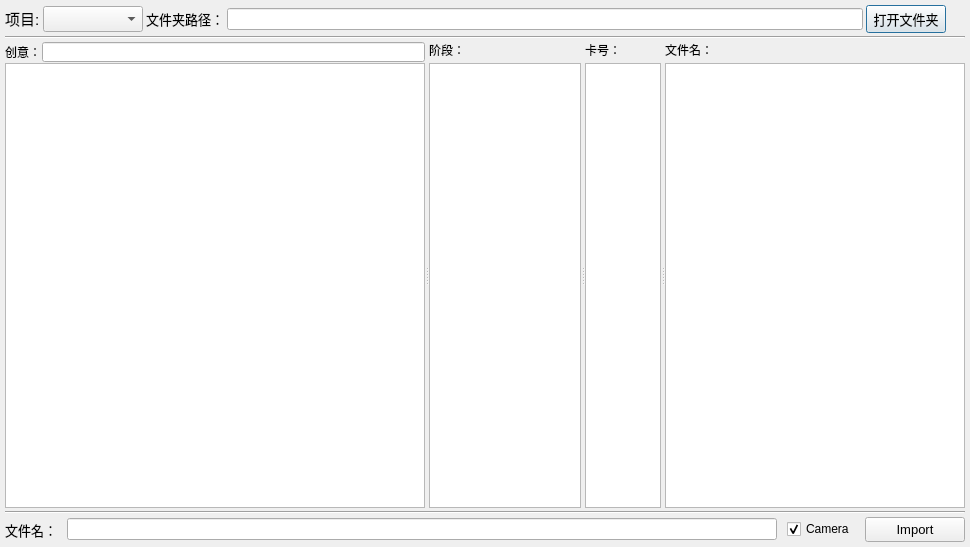
<?xml version="1.0" encoding="UTF-8"?>
<ui version="4.0">
 <class>Dialog</class>
 <widget class="QDialog" name="Dialog">
  <property name="geometry">
   <rect>
    <x>0</x>
    <y>0</y>
    <width>970</width>
    <height>547</height>
   </rect>
  </property>
  <property name="windowTitle">
   <string>Dialog</string>
  </property>
  <layout class="QGridLayout" name="gridLayout">
   <property name="leftMargin">
    <number>5</number>
   </property>
   <property name="topMargin">
    <number>5</number>
   </property>
   <property name="rightMargin">
    <number>5</number>
   </property>
   <property name="bottomMargin">
    <number>5</number>
   </property>
   <property name="spacing">
    <number>3</number>
   </property>
   <item row="0" column="0">
    <layout class="QVBoxLayout" name="verticalLayout_5" stretch="0,0,200,0,0">
     <property name="spacing">
      <number>3</number>
     </property>
     <item>
      <layout class="QHBoxLayout" name="horizontalLayout_2">
       <item>
        <widget class="QLabel" name="label_2">
         <property name="font">
          <font>
           <family>Microsoft YaHei UI</family>
           <pointsize>10</pointsize>
          </font>
         </property>
         <property name="text">
          <string>&lt;html&gt;&lt;head/&gt;&lt;body&gt;&lt;p&gt;&lt;span style=&quot; font-size:11pt;&quot;&gt;项目:&lt;/span&gt;&lt;/p&gt;&lt;/body&gt;&lt;/html&gt;</string>
         </property>
        </widget>
       </item>
       <item>
        <widget class="QComboBox" name="Project_ComboBox">
         <property name="minimumSize">
          <size>
           <width>100</width>
           <height>20</height>
          </size>
         </property>
         <property name="font">
          <font>
           <pointsize>11</pointsize>
          </font>
         </property>
        </widget>
       </item>
       <item>
        <widget class="QLabel" name="label_4">
         <property name="font">
          <font>
           <family>Microsoft YaHei UI</family>
           <pointsize>10</pointsize>
          </font>
         </property>
         <property name="text">
          <string>文件夹路径：</string>
         </property>
        </widget>
       </item>
       <item>
        <widget class="QLineEdit" name="aniPath_label"/>
       </item>
       <item>
        <widget class="QPushButton" name="openFloder_bttn">
         <property name="font">
          <font>
           <family>Microsoft YaHei UI</family>
           <pointsize>10</pointsize>
          </font>
         </property>
         <property name="text">
          <string>打开文件夹</string>
         </property>
        </widget>
       </item>
       <item>
        <widget class="QPushButton" name="setting_bttn">
         <property name="sizePolicy">
          <sizepolicy hsizetype="Fixed" vsizetype="Fixed">
           <horstretch>0</horstretch>
           <verstretch>0</verstretch>
          </sizepolicy>
         </property>
         <property name="maximumSize">
          <size>
           <width>16</width>
           <height>16</height>
          </size>
         </property>
         <property name="text">
          <string/>
         </property>
         <property name="iconSize">
          <size>
           <width>15</width>
           <height>15</height>
          </size>
         </property>
         <property name="flat">
          <bool>true</bool>
         </property>
        </widget>
       </item>
      </layout>
     </item>
     <item>
      <widget class="Line" name="line">
       <property name="orientation">
        <enum>Qt::Horizontal</enum>
       </property>
      </widget>
     </item>
     <item>
      <widget class="QSplitter" name="splitter">
       <property name="orientation">
        <enum>Qt::Horizontal</enum>
       </property>
       <widget class="QWidget" name="layoutWidget">
        <layout class="QVBoxLayout" name="verticalLayout_4">
         <property name="spacing">
          <number>1</number>
         </property>
         <item>
          <layout class="QHBoxLayout" name="horizontalLayout">
           <item>
            <widget class="QLabel" name="label_3">
             <property name="font">
              <font>
               <family>Microsoft YaHei UI</family>
              </font>
             </property>
             <property name="text">
              <string>创意：</string>
             </property>
            </widget>
           </item>
           <item>
            <widget class="QLineEdit" name="ani_idea_line">
             <property name="minimumSize">
              <size>
               <width>0</width>
               <height>20</height>
              </size>
             </property>
             <property name="maximumSize">
              <size>
               <width>16777215</width>
               <height>20</height>
              </size>
             </property>
             <property name="clearButtonEnabled">
              <bool>true</bool>
             </property>
            </widget>
           </item>
          </layout>
         </item>
         <item>
          <widget class="QListWidget" name="ani_idea_listWgt">
           <property name="minimumSize">
            <size>
             <width>420</width>
             <height>0</height>
            </size>
           </property>
          </widget>
         </item>
        </layout>
       </widget>
       <widget class="QWidget" name="layoutWidget">
        <layout class="QVBoxLayout" name="verticalLayout_3">
         <item>
          <widget class="QLabel" name="label_5">
           <property name="sizePolicy">
            <sizepolicy hsizetype="Fixed" vsizetype="Fixed">
             <horstretch>0</horstretch>
             <verstretch>0</verstretch>
            </sizepolicy>
           </property>
           <property name="minimumSize">
            <size>
             <width>0</width>
             <height>15</height>
            </size>
           </property>
           <property name="maximumSize">
            <size>
             <width>16777215</width>
             <height>15</height>
            </size>
           </property>
           <property name="font">
            <font>
             <family>Microsoft YaHei UI</family>
            </font>
           </property>
           <property name="text">
            <string>阶段：</string>
           </property>
          </widget>
         </item>
         <item>
          <widget class="QListWidget" name="stages_listWgt">
           <property name="minimumSize">
            <size>
             <width>120</width>
             <height>0</height>
            </size>
           </property>
           <property name="maximumSize">
            <size>
             <width>200</width>
             <height>16777215</height>
            </size>
           </property>
          </widget>
         </item>
        </layout>
       </widget>
       <widget class="QWidget" name="layoutWidget">
        <layout class="QVBoxLayout" name="verticalLayout">
         <property name="sizeConstraint">
          <enum>QLayout::SetDefaultConstraint</enum>
         </property>
         <item>
          <widget class="QLabel" name="label_8">
           <property name="sizePolicy">
            <sizepolicy hsizetype="Fixed" vsizetype="Fixed">
             <horstretch>0</horstretch>
             <verstretch>0</verstretch>
            </sizepolicy>
           </property>
           <property name="minimumSize">
            <size>
             <width>0</width>
             <height>15</height>
            </size>
           </property>
           <property name="maximumSize">
            <size>
             <width>16777215</width>
             <height>15</height>
            </size>
           </property>
           <property name="font">
            <font>
             <family>Microsoft YaHei UI</family>
            </font>
           </property>
           <property name="text">
            <string>卡号：</string>
           </property>
          </widget>
         </item>
         <item>
          <widget class="QListWidget" name="ani_shot_listWgt">
           <property name="minimumSize">
            <size>
             <width>50</width>
             <height>0</height>
            </size>
           </property>
           <property name="maximumSize">
            <size>
             <width>100</width>
             <height>16777215</height>
            </size>
           </property>
           <property name="styleSheet">
            <string notr="true"/>
           </property>
          </widget>
         </item>
        </layout>
       </widget>
       <widget class="QWidget" name="layoutWidget">
        <layout class="QVBoxLayout" name="verticalLayout_2">
         <item>
          <widget class="QLabel" name="label_6">
           <property name="sizePolicy">
            <sizepolicy hsizetype="Fixed" vsizetype="Fixed">
             <horstretch>0</horstretch>
             <verstretch>0</verstretch>
            </sizepolicy>
           </property>
           <property name="minimumSize">
            <size>
             <width>0</width>
             <height>15</height>
            </size>
           </property>
           <property name="maximumSize">
            <size>
             <width>16777215</width>
             <height>15</height>
            </size>
           </property>
           <property name="font">
            <font>
             <family>Microsoft YaHei UI</family>
            </font>
           </property>
           <property name="text">
            <string>文件名：</string>
           </property>
          </widget>
         </item>
         <item>
          <widget class="QListWidget" name="aniAST_listWgt">
           <property name="minimumSize">
            <size>
             <width>300</width>
             <height>0</height>
            </size>
           </property>
           <property name="styleSheet">
            <string notr="true"/>
           </property>
          </widget>
         </item>
        </layout>
       </widget>
      </widget>
     </item>
     <item>
      <widget class="Line" name="line_2">
       <property name="orientation">
        <enum>Qt::Horizontal</enum>
       </property>
      </widget>
     </item>
     <item>
      <layout class="QHBoxLayout" name="horizontalLayout_4">
       <property name="spacing">
        <number>10</number>
       </property>
       <item>
        <widget class="QLabel" name="label_7">
         <property name="font">
          <font>
           <family>Microsoft YaHei UI</family>
           <pointsize>10</pointsize>
          </font>
         </property>
         <property name="text">
          <string>文件名：</string>
         </property>
        </widget>
       </item>
       <item>
        <widget class="QLineEdit" name="lineEdit_3">
         <property name="clearButtonEnabled">
          <bool>false</bool>
         </property>
        </widget>
       </item>
       <item>
        <widget class="QCheckBox" name="camImport_cBox">
         <property name="maximumSize">
          <size>
           <width>1700000</width>
           <height>16777215</height>
          </size>
         </property>
         <property name="font">
          <font>
           <family>Microsoft YaHei UI</family>
          </font>
         </property>
         <property name="text">
          <string>Camera</string>
         </property>
         <property name="checked">
          <bool>true</bool>
         </property>
        </widget>
       </item>
       <item>
        <widget class="QPushButton" name="fbxImport_bttn">
         <property name="minimumSize">
          <size>
           <width>100</width>
           <height>25</height>
          </size>
         </property>
         <property name="maximumSize">
          <size>
           <width>16777215</width>
           <height>25</height>
          </size>
         </property>
         <property name="font">
          <font>
           <family>Microsoft YaHei UI</family>
           <pointsize>10</pointsize>
          </font>
         </property>
         <property name="text">
          <string>Import</string>
         </property>
        </widget>
       </item>
      </layout>
     </item>
    </layout>
   </item>
  </layout>
 </widget>
 <resources>
  <include location="../icon/colt_logo.qrc"/>
 </resources>
 <connections/>
</ui>
